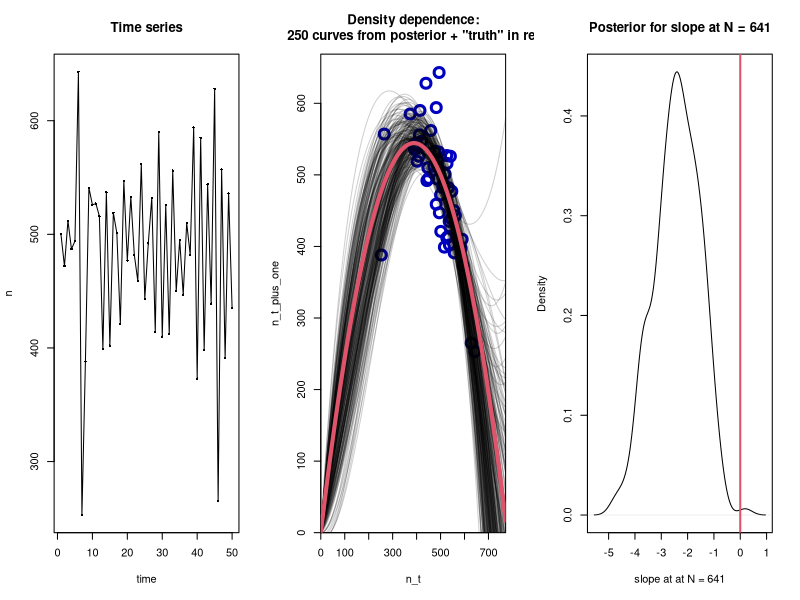

Generate this figure with R:
set.seed(1)

library(MASS) # for mvrnorm


l = 50      # length of time series
KK = 500     # carrying capacity ("K" is for kernel below)
r = 1.8      # population growth rate

# Simulate time series
n = integer(l)
n[1] = KK
for(i in 1:(l - 1)){
  expected = n[i] + r * n[i] * (1 - n[i] / KK)
  expected.plus.noise = if(expected == 0){
    0
  }else{
    max(0, rnorm(1, expected, 50))
  }
  n[i + 1] = rpois(1, expected.plus.noise)
}

d = data.frame(n_t = n[-l], n_t_plus_one = n[-1])


# Gaussian process regression ---------------------------------------------

# Code based on Carl Boettiger's Cholesky method
# https://github.com/cboettig/nonparametric-bayes/blob/master/R/gp_fit.R


# Add (0,0) as a "data" point: extinction is forever
x = c(0, d[[1]])
y = c(0, d[[2]]) - mean(d[[2]])

# Range of values to plot
x_seq = seq(0, max(d) * 1.2, length = 1000)

process_noise = 100  # populations can fluctuate this much for non-density reasons
lengthscale = max(d) * 2   # Very smooth function: values should be similar across a broad range
sigma_f = 1E5        # very flat prior: function can go anywhere.

## Squared exponential kernel
SE <- function(Xi,Xj, l=lengthscale) sigma_f^2 * exp(-0.5 * (Xi - Xj)^2 / lengthscale^2)
covar <- function(X, Y) outer(X, Y, SE, lengthscale) 
K <- covar(x, x)
I <-  diag(1, length(x))
I[1, 1] = 1E-5 # No process noise for the *fact* that curve goes though (0,0)
K_altered = K + process_noise ^ 2 * I

# Cholesky decomposition method for GP regression
L <- t(chol(K_altered))
alpha <- solve(t(L), solve(L, y))
k_star <- covar(x, x_seq)


mu <- t(k_star) %*% alpha + mean(d[[2]]) # Expected values along x_seq
v <- solve(L, k_star)
var <- covar(x_seq,x_seq) - t(v) %*% v # Correlated uncertainty along x_seq


# Can use loglik to optimize process_noise, lengthscale, and sigma_f
loglik <- -.5 * t(y) %*% alpha - sum(log(diag(L))) - length(n) * log(2 * pi) / 2


# Examples of possible density dependence relationships from model's posterior
sample_curves = t(mvrnorm(250, mu, covar(x_seq,x_seq) - t(v) %*% v))



# plots -------------------------------------------------------------------
par(mfrow = c(1, 3))

# Plot 1
plot(n, type = "o", xlab = "time", cex = .5, pch = 16, main = "Time series")

# Plot 2
plot(
  d, 
  xlim = c(0, max(x_seq)), 
  ylim = c(0, max(d)) * 1.04, 
  pch = 1, 
  xaxs = "i", 
  yaxs = "i", 
  col = "#0000C0",
  lwd = 3,
  cex = 2,
  main = "Density dependence:\n 250 curves from posterior + \"truth\" in red"
)
# Spaghetti lines showing possible density dependence curves
matplot(
  x_seq, 
  sample_curves, 
  type = "l",
  lty = 1,
  add = TRUE,
  col = "#00000030",
  lwd = 1
)
# "True" relationship in red
curve(
  x + r * x * (1 - x / KK), 
  add = TRUE, 
  col = 2, 
  lwd = 4, 
  from = 0, 
  to = max(x_seq)
)


# Plot 3
slopes = (sample_curves[831, ] - sample_curves[830, ]) / (x_seq[831] - x_seq[830])
plot(
  density(slopes),
  xlab = paste("slope at at N =", round(mean(x_seq[830:831]))),
  main = paste("Posterior for slope at N =", round(mean(x_seq[830:831])))
)
abline(v = 0, col = 2, lwd = 2)
